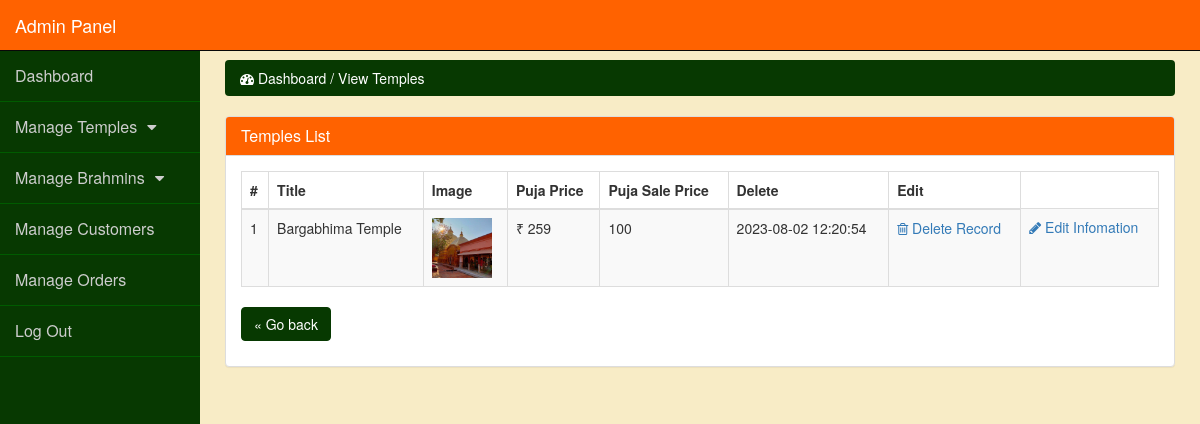
The page /admin_panel/index.php?view_temples (signed in) on the database its author committed.
### tables this page shows
CREATE TABLE `temples` (
  `temple_id` int(10) NOT NULL,
  `p_cat_id` int(10) NOT NULL,
  `cat_id` int(10) NOT NULL,
  `bramhin_id` int(10) NOT NULL,
  `date` timestamp NOT NULL DEFAULT current_timestamp() ON UPDATE current_timestamp(),
  `temple_title` text NOT NULL,
  `temple_url` text NOT NULL,
  `temple_img1` text NOT NULL,
  `temple_img2` text NOT NULL,
  `temple_img3` text NOT NULL,
  `temple_price` int(10) NOT NULL,
  `temple_psp_price` int(100) NOT NULL,
  `temple_desc` text NOT NULL,
  `temple_features` text NOT NULL,
  `temple_video` text NOT NULL,
  `temple_keywords` text NOT NULL,
  `temple_label` text NOT NULL,
  `status` varchar(255) NOT NULL
);

### admin_panel/view_temples.php (the view)
<?php
if(!isset($_SESSION['admin_email'])){
echo "<script>window.open('login.php','_self')</script>";
}
else {
?>
<div class="row">
<div class="col-lg-12" >
<ol class="breadcrumb" >
<li class="active" >
<i class="fa fa-dashboard"></i> Dashboard / View Temples
</li>
</ol>
</div>
</div>
<div class="row" >
<div class="col-lg-12" >
<div class="panel panel-default" >
<div class="panel-heading" >
<h3 class="panel-title" >
  Temples List
</h3>
</div>
<div class="panel-body" >
<div class="table-responsive" >
<table class="table table-bordered table-hover table-striped" >
<thead>
<tr>
<th>#</th>
<th>Title</th>
<th>Image</th>
<th>Puja Price</th>
<th>Puja Sale Price</th>
<th>Delete</th>
<th>Edit</th>
</tr>
</thead>
<tbody>
<?php
$i = 0;
$get_pro = "select * from temples where status='product'";
$run_pro = mysqli_query($con,$get_pro);
while($row_pro=mysqli_fetch_array($run_pro)){
$pro_id = $row_pro['temple_id'];
$pro_title = $row_pro['temple_title'];
$pro_image = $row_pro['temple_img1'];
$pro_price = $row_pro['temple_price'];
$temple_psp_price = $row_pro['temple_psp_price'];
$pro_date = $row_pro['date'];
$i++;
?>
<tr>
<td><?php echo $i; ?></td>
<td><?php echo $pro_title; ?></td>
<td><img src="temple_images/<?php echo $pro_image; ?>" width="60" height="60"></td>
<td>₹ <?php echo $pro_price; ?></td>
<td> <?php echo $temple_psp_price; ?> </td>
<td><?php echo $pro_date; ?></td>
<td>
<a href="index.php?delete_temple=<?php echo $pro_id; ?>">
<i class="fa fa-trash-o"> </i> Delete Record
</a>
</td>
<td>
<a href="index.php?edit_temple=<?php echo $pro_id; ?>">
<i class="fa fa-pencil"> </i> Edit Infomation
</a>
</td>
</tr>
<?php } ?>
</tbody>
</table>
<p>
	<a href="javascript:history.go(-1)" title="Return to the previous page" class="btn btn-primary">« Go back</a>
</p>
</div>
</div>
</div>
</div>
</div>
<?php } ?>

### admin_panel/css/style.css (style rules this page uses)
body { margin-top:100px; background-color: #f8ecc6; }
@media (min-width: 768px) { body { margin-top:50px; } }
.panel-body { border-radius:5px; }
.panel-default>.panel-heading { color: #fff; background-color: #ff6200; }
.btn-primary { color: #fff; background-color: #073901; border-color: #073901; }
.breadcrumb { background-color: #073901; }
.breadcrumb>.active { color: #fff; }

### rows shown on the page
temples: temple_title "Bargabhima Temple", temple_img1 (picture), temple_price "259", temple_psp_price "100", date "2023-08-02 12:20:54"
